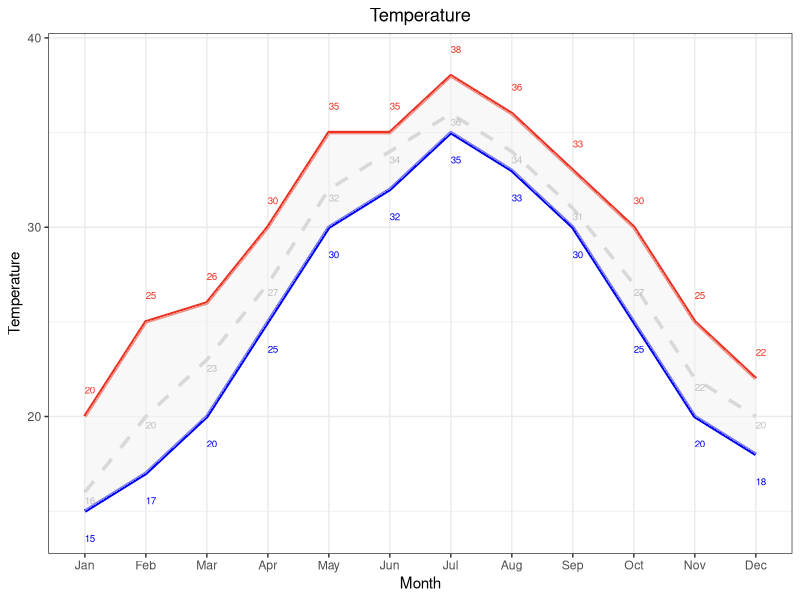

The R script that drew this image:
## ---- chunk 1
# Install packages
if (!requireNamespace("ggplot2", quietly = TRUE)) {
  install.packages("ggplot2")
}

# Load packages
library(ggplot2)
## ---- chunk 2
# Load data
data <- read.delim("files/Hiplot/089-interval-area-chart-data.txt", header = T)

# Convert data structure
data[["month"]] <- factor(data[["month"]], levels = data[["month"]])

# View data
head(data)
## ---- chunk 3
#| label: fig-1interval-area-chart
#| fig-cap: "Interval Area Chart"
#| out.width: "95%"
#| fig-height: 4
#| fig-width: 6
#| warning: false
#| error: false
#| message: false

# Interval Area Chart
p <- ggplot(data, aes(x = month, group = 1)) +
  geom_line(aes(y = max_temperature), size = 1.2, color = "#EA3323", 
            linetype = "solid") +
  geom_line(aes(y = min_temperature), size = 1.2, color = "#0000F5", 
            linetype = "solid") +
  geom_line(aes(x = month, y = mean), size = 1.2, color = "#BEBEBE", 
            linetype = "dashed") +
  geom_ribbon(aes(ymin = min_temperature, ymax = max_temperature), 
              fill = "#F2F2F2", alpha = 0.5) +
  geom_text(aes(x = month, y = max_temperature + 1, label = max_temperature),
            color = "#EA3323", size = 2.5, vjust = -0.5, hjust = 0) +
  geom_text(aes(x = month, y = min_temperature - 1, label = min_temperature),
            color = "#0000F5", size = 2.5, vjust = 1.5, hjust = 0) +
  geom_text(aes(x = month, y = mean, label = mean),
            color = "#BEBEBE", size = 2.5, vjust = 1.5, hjust = 0) +
  labs(title = "Temperature", x = "Month", y = "Temperature") +
  scale_color_manual(values = c(max = "#EA3323", min = "#0000F5")) +
  theme_bw() +
  theme(plot.title = element_text(hjust = 0.5))

p
